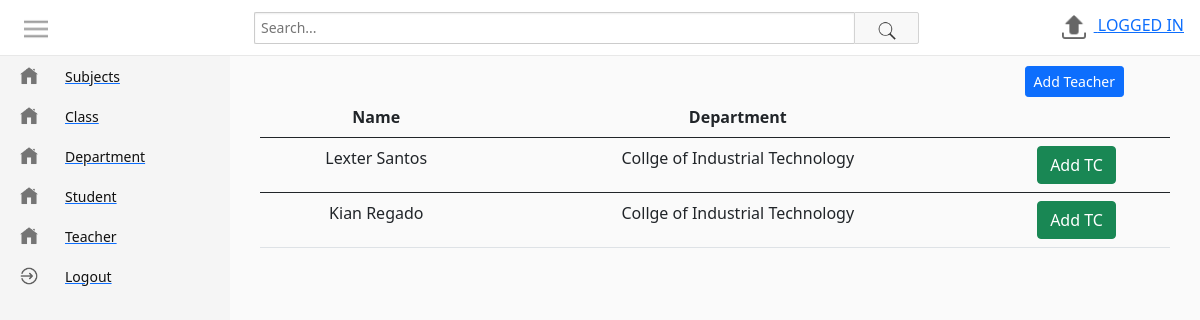
Page /admin/teacher.php (signed in) on the committed database.
### tables this page shows
CREATE TABLE `teacher` (
  `teacher_id` int(11) NOT NULL,
  `username` varchar(50) NOT NULL,
  `password` varchar(150) NOT NULL,
  `firstname` varchar(50) NOT NULL,
  `lastname` varchar(50) NOT NULL,
  `department_id` int(11) NOT NULL,
  `profilePic` varchar(250) NOT NULL,
  `teacher_status` varchar(10) NOT NULL,
  `teacher_stat` varchar(10) NOT NULL,
  `dateCreation` datetime DEFAULT NULL
);

CREATE TABLE `department` (
  `department_id` int(11) NOT NULL,
  `department_name` varchar(100) NOT NULL,
  `dean` varchar(100) NOT NULL
);

### admin/classes/Department.php (called while the page is built)
<?php
class Department{
    private $con, $sqlData;
    public function __construct($con, $input)
    {
        $this->con = $con;
        $this->sqlData = $input;
        if(!is_array($input)){
            $query = $this->con->prepare("SELECT * FROM department
            WHERE department_id=:department_id");
            $query->bindValue(":department_id", $input);
            $query->execute();
            $this->sqlData = $query->fetch(PDO::FETCH_ASSOC);
        }
    }
    public function GetDepartmentName() {
        return isset($this->sqlData['department_name']) ? $this->sqlData["department_name"] : "";
    }
}
?>

### includes/classes/Teacher.php (the view, shortened to what this page needs)
<?php
    class Teacher{
    private $con, $userLoggedIn, $sqlData;
    public function __construct($con, $userLoggedIn)
    {
        $this->con = $con;
        $query = $this->con->prepare("SELECT * FROM teacher
            WHERE username=:username");
            $query->bindValue(":username", $userLoggedIn);
            $query->execute();
    }
    public function createTable(){
        $table = "
        <div style='text-align: end; margin-right: 46px;'>
            <a href='teacher_create.php'>
                <button class='btn btn-sm btn-primary'>Add Teacher</button>
            </a>
        </div>
            <table class='table table-hover'>
                <thead >
                    <tr class='text-center'>
                        <th>Name</th>
                        <th>Department</th>
                        <th></th>
                    </tr>
                </thead>
        ";
        $query = $this->con->prepare("SELECT * FROM teacher
            WHERE teacher_status=:teacher_status");
        $query->bindValue(":teacher_status", "active");
        $query->execute();
        if($query->rowCount() > 0){
            while($row = $query->fetch(PDO::FETCH_ASSOC)){
                $table .= $this->GenerateTableBody($row);
            }
        }
        $table .= "
            </table>
        ";
        return $table;
    }
    private function GenerateTableBody($row){
        $fullName = $row['firstname'] . " ". $row['lastname'];
        $department_id = $row['department_id'];
        $teacher_id = $row['teacher_id'];
        $department = new Department($this->con, $department_id);
        $departmentName = $department->GetDepartmentName();
        return "
            <tbody>
                <tr class='text-center'>
                    <td>$fullName</td>
                    <td>$departmentName</td>
                    <td>
                        <a href='add_teacher_course.php?teacher_id=$teacher_id'>
                            <button class='btn btn-success'>
                                Add TC
                            </button>
                        </a>
                    </td>
                </tr>
            </tbody>
        ";
    }
}
?>

### assets/css/style.css (style rules this page uses)
html, body { height: 100%; padding: 0; margin: 0; }

### rows in the picture
teacher: fullName "Lexter Santos", department.department_name "Collge of Industrial Technology"
teacher: fullName "Kian Regado", department.department_name "Collge of Industrial Technology"

### other values in the picture
$text "Subjects Class Department Student Teacher Logout"
